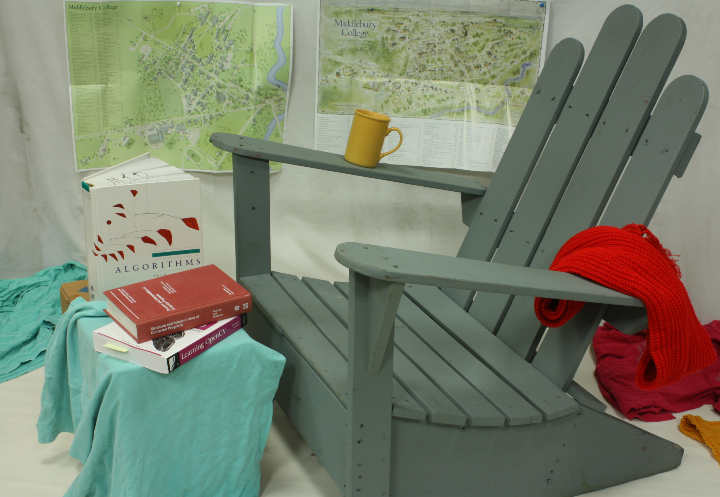
#> input picture Images/Adirondack_left.png, 720 x 497 px; its folder holds 2 pictures in this run
$ python sgm.py
#> lines starting #> are read from the running program, lines starting #| are printed output that depends on the picture; pictures that were not available may be replaced by others from this repository, and a replacement may not be noted
import numpy as np
import matplotlib.pyplot as plt
from skimage.io import imread
from skimage.color import rgb2gray
from skimage.transform import rescale
from skimage.util import view_as_windows
from scipy.ndimage import uniform_filter
import json


# [47 lines left out: function dp_chain, not called in this run]

def shift(im, dx, dy):
    n,m = im.shape
    bigim = np.zeros((3*n,3*m),im.dtype)
    bigim[n:2*n,m:2*m] = im
    x = n - dx
    y = m - dy
    return bigim[x : x + n, y : y + m]

def compute_cost_volume_sad(left_image, right_image, D, radius):
    """
    Sum of Absolute Differences (SAD) cost volume
    :param left_image: Left input image of size (H,W)
    :param right_image: Right input image of size (H,W)
    :param D: maximal disparity
    :param radius: Radius of the filter
    :return: cost volume of size (H,W,D)
    """
    H = left_image.shape[0]
    W = right_image.shape[1]
    cv_sad = np.zeros((H, W, D))

    for d in range(0, D):
        #Translate image by d, and compute similarity for that slice of cost volume.
        tr_right_image = shift(right_image, 0, d)
        diff_im = np.abs(left_image - tr_right_image) ##Absolute difference
        padded_diff_im = np.zeros((diff_im.shape[0] + 2 * radius , diff_im.shape[1] + 2 * radius))
        padded_diff_im[radius : radius + diff_im.shape[0], radius : radius + diff_im.shape[1]] = diff_im
        padded_diff_im_windows = view_as_windows(padded_diff_im, (radius * 2, radius * 2))

        padded_diff_im_windows = padded_diff_im_windows.reshape((padded_diff_im_windows.shape[0], padded_diff_im_windows.shape[1], -1))
        cv_sad[:, :, d] = np.sum(padded_diff_im_windows, axis = 2)[0 : H, 0: W]
        #print("Computed SAD for disparity slice, ", d)

    return cv_sad

def compute_cost_volume_ssd(left_image, right_image, D, radius):
    """
    Sum of Squared Differences (SSD) cost volume
    :param left_image: Left input image of size (H,W)
    :param right_image: Right input image of size (H,W)
    :param D: maximal disparity
    :param radius: Radius of the filter
    :return: cost volume of size (H,W,D)
    """
    H = left_image.shape[0]
    W = right_image.shape[1]
    cv_ssd = np.zeros((H, W, D))

    for d in range(0, D):
        #Translate image by d, and compute similarity for that slice of cost volume.
        tr_right_image = shift(right_image, 0, d)
        diff_im = (left_image - tr_right_image) ** 2 #Squared difference.
        padded_diff_im = np.zeros((diff_im.shape[0] + 2 * radius , diff_im.shape[1] + 2 * radius))
        padded_diff_im[radius : radius + diff_im.shape[0], radius : radius + diff_im.shape[1]] = diff_im
        padded_diff_im_windows = view_as_windows(padded_diff_im, (radius * 2, radius * 2))

        padded_diff_im_windows = padded_diff_im_windows.reshape((padded_diff_im_windows.shape[0], padded_diff_im_windows.shape[1], -1))
        cv_ssd[:, :, d] = np.sum(padded_diff_im_windows, axis = 2)[0 : H, 0: W]
        #print("Computed SSD for disparity slice, ", d)

    return cv_ssd


def compute_cost_volume_ncc(left_image, right_image, D, radius):
    """
    Normalized Cross Correlation (NCC) cost volume
    :param left_image: Left input image of size (H,W)
    :param right_image: Right input image of size (H,W)
    :param D: maximal disparity
    :param radius: Radius of the filter
    :return: cost volume of size (H,W,D)
    """
    H = left_image.shape[0]
    W = right_image.shape[1]
    cv_ncc = np.zeros((H, W, D))

    padded_left_image = np.zeros((left_image.shape[0] + 2 * radius , left_image.shape[1] + 2 * radius))
    padded_left_image[radius : radius + left_image.shape[0], radius : radius + left_image.shape[1]] = left_image
    padded_left_image_windows = view_as_windows(padded_left_image, (radius * 2, radius * 2))
    padded_left_image_windows = padded_left_image_windows.reshape((padded_left_image_windows.shape[0], padded_left_image_windows.shape[1], -1))
    pv = padded_left_image_windows
    p_mean = np.mean(pv, axis = 2)
    p_mean_3d = np.repeat(p_mean[:, :, np.newaxis], pv.shape[2], axis = 2)
    p = pv - p_mean_3d

    for d in range(0, D):
        #Translate image by d, and compute similarity for that slice of cost volume.
        tr_right_image = shift(right_image, 0, d)
        padded_tr_right_image = np.zeros((tr_right_image.shape[0] + 2 * radius , tr_right_image.shape[1] + 2 * radius))
        padded_tr_right_image[radius : radius + tr_right_image.shape[0], radius : radius + tr_right_image.shape[1]] = tr_right_image
        padded_tr_right_image_windows = view_as_windows(padded_tr_right_image, (radius * 2, radius * 2))
        padded_tr_right_image_windows = padded_tr_right_image_windows.reshape((padded_tr_right_image_windows.shape[0], padded_tr_right_image_windows.shape[1], -1))
        qv = padded_tr_right_image_windows

        q_mean = np.mean(qv, axis = 2)
        q_mean_3d = np.repeat(q_mean[:, :, np.newaxis], qv.shape[2], axis = 2)
        q = qv - q_mean_3d

        pq = p * q
        p2q2 = (p ** 2) * (q ** 2)

        cv_ncc[:, :, d] = (np.sum(pq, axis = 2) / np.sqrt(np.sum(p2q2, axis = 2)))[0: H, 0: W]

        #print("Computed NCC for disparity slice, ", d)

    return cv_ncc


def compute_mean(image, filter_size):
    mean_image = uniform_filter(image, filter_size, mode='constant')
    return mean_image


def get_pairwise_costs(H, W, D, L1, L2, weights=None):
    """
    :param H: height of input image
    :param W: width of input image
    :param D: maximal disparity
    :param weights: edge-dependent weights (necessary to implement the bonus task)
    :return: pairwise_costs of shape (H,W,D,D)
             Note: If weight=None, then each spatial position gets exactly the same pairwise costs.
             In this case the array of shape (D,D) can be broadcasted to (H,W,D,D) by using np.broadcast_to(..).
    """
    # TODO
    pairwise = np.ones((H, W, D, D))
    if(weights is None):
        L1 = 2
        L2 = 4
        dline = np.linspace(0, D, D)
        #print(dline.shape)
        dxx, dyy = np.meshgrid(dline, dline)
        #print(dxx.shape)
        #print(dyy.shape)
        dgrid = np.abs(dxx - dyy)
        #print(dgrid.shape)
        dgrid[(dgrid == 1)] = L1
        dgrid[(dgrid > 1)] = L2
        #print(H, W)
        for h in range(H):
          for w in range(W):
            pairwise[h, w, :, :] = dgrid

        return pairwise

    return None


# [44 lines left out: functions compute_sgm, calculate_accX, not called in this run]


def main():
    # Load input images
    images = ['Adirondack', 'cones']
    hyperparameters = [[1, 3], [4, 8], [10, 20], [0.1, 0.5], [0.01, 0.05], [100, 200]]
    radius = [1, 3, 5, 9, 15]
    X = [1, 2, 3]
    results = []

    for image in images:
      im0 = imread("Images/" + image +"_left.png")
#> im0 is the input picture: shape (497, 720, 3); mean R, G, B 122.5, 128.8, 110.1
      im1 = imread("Images/"+ image +"_right.png")
      mask = imread("Images/"+ image + "_mask.png")
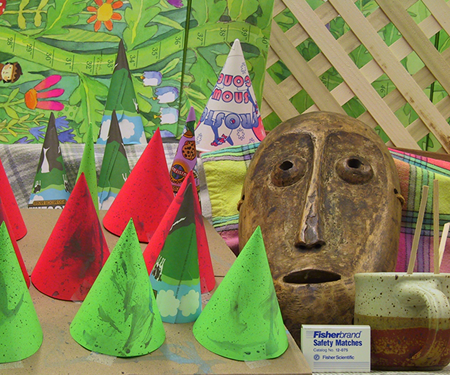
#> input picture Images/cones_left.png, 450 x 375 px, given in place of Adirondack_mask.png, which was not available
#> mask is the input picture: shape (375, 450, 3); mean R, G, B 132.6, 130.2, 82.3
      gt = imread("Images/"+ image + "_gt.png")

      im0g = rgb2gray(im0)
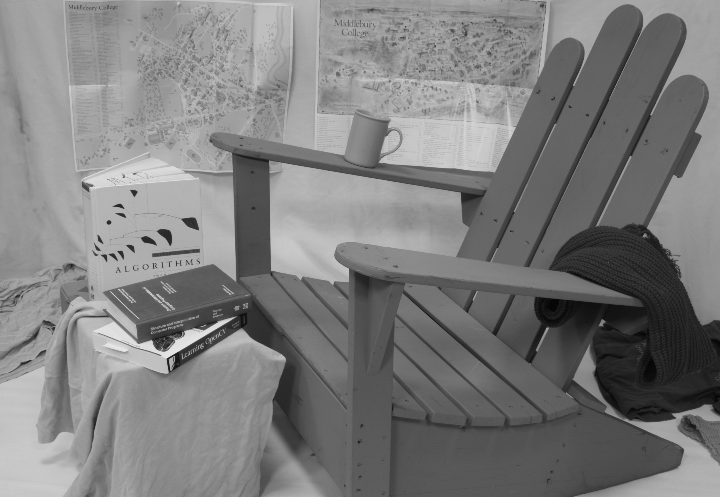
#> im0g: shape (497, 720) float64; min 0.0176, max 0.907, mean 0.495
      im1g = rgb2gray(im1)

      '''
      # Plot input images
      plt.figure(figsize=(8,4))
      plt.subplot(121), plt.imshow(im0g, cmap='gray'), plt.title('Left')
      plt.subplot(122), plt.imshow(im1g, cmap='gray'), plt.title('Right')
      plt.tight_layout()
      '''
      file_counter = 0

      for rad in radius:
        for [L1, L2] in hyperparameters:
          for accuX in X:
            # Use either SAD, NCC or SSD to compute the cost volume
            cv_sad = compute_cost_volume_sad(im0g, im1g, 64, rad)
            cv_ssd = compute_cost_volume_ssd(im0g, im1g, 64, rad)
            cv_ncc = -1*compute_cost_volume_ncc(im0g, im1g, 64, rad)

            print('loaded cv', X, L1, L2, rad)
        #    shimg = shift(im0g, 50, 0)

            #Compute winner takes all.
            disp_wta_sad = np.argmin(cv_sad, axis = 2)
            disp_wta_sad_counter = file_counter
            disp_wta_ssd = np.argmin(cv_ssd, axis = 2)
            disp_wta_ssd_counter = file_counter + 1
            disp_wta_ncc = np.argmin(cv_ncc, axis = 2)
            disp_wta_ncc_counter = file_counter + 2
            print('loaded wta')

            # Compute pairwise costs
            H, W, D = cv_sad.shape
            f = get_pairwise_costs(H, W, D, L1, L2)
            #f = np.load('pairwise.npy')
            print('loaded pairwise')
            #np.save('pairwise', f)

            # Compute SGM
            disp_sad = compute_sgm(cv_sad, f)
            disp_sad_counter = file_counter + 3
            disp_ssd = compute_sgm(cv_ssd, f)
            disp_ssd_counter = file_counter + 4
            disp_ncc = compute_sgm(cv_ncc, f)
            disp_ncc_counter = file_counter + 5
            print('loaded sgm')

            # Plot result
            fig, ax = plt.subplots(2, 3)

            ax[0,0].imshow(disp_wta_sad)
            ax[0,1].imshow(disp_wta_ssd)
            ax[0,2].imshow(disp_wta_ncc)
            ax[1,0].imshow(disp_sad)
            ax[1,1].imshow(disp_ssd)
            ax[1,2].imshow(disp_ncc)
            fig.savefig('results/'+ str(file_counter))

            np.save('results/' + str(disp_wta_sad_counter), disp_wta_sad, allow_pickle=True)
            np.save('results/' + str(disp_wta_ssd_counter), disp_wta_ssd, allow_pickle=True)
            np.save('results/' + str(disp_wta_ncc_counter), disp_wta_ncc, allow_pickle=True)
            np.save('results/' + str(disp_sad_counter), disp_sad, allow_pickle=True)
            np.save('results/' + str(disp_ssd_counter), disp_ssd, allow_pickle=True)
            np.save('results/' + str(disp_ncc_counter), disp_ncc, allow_pickle=True)

            # Accuracies
            accu_wta_sad = calculate_accX(disp_wta_sad, gt, mask, accuX)
            accu_wta_ssd = calculate_accX(disp_wta_ssd, gt, mask, accuX)
            accu_wta_ncc = calculate_accX(disp_wta_ncc, gt, mask, accuX)
            accu_sgm_sad = calculate_accX(disp_sad, gt, mask, accuX)
            accu_sgm_ssd = calculate_accX(disp_ssd, gt, mask, accuX)
            accu_sgm_ncc = calculate_accX(disp_ncc, gt, mask, accuX)

            # ['radius', 'local_matching_method', 'disparity_algo',
#            'L1', 'L2', 'accuX', 'image_name', 'accuracy',
#            'filename', 'plot_name']
            results.append([rad, 'sad', 'wta', L1, L2, accuX, image, accu_wta_sad,
                            'results/' + str(disp_wta_sad_counter), 'results/'+ str(file_counter)])

            results.append([rad, 'ssd', 'wta', L1, L2, accuX, image, accu_wta_ssd,
                            'results/' + str(disp_wta_ssd_counter), 'results/'+ str(file_counter)])

            results.append([rad, 'ncc', 'wta', L1, L2, accuX, image, accu_wta_ncc,
                            'results/' + str(disp_wta_ncc_counter), 'results/'+ str(file_counter)])

            results.append([rad, 'sad', 'sgm', L1, L2, accuX, image, accu_sgm_sad,
                            'results/' + str(disp_sad_counter), 'results/'+ str(file_counter)])

            results.append([rad, 'ssd', 'sgm', L1, L2, accuX, image, accu_sgm_ssd,
                            'results/' + str(disp_ssd_counter), 'results/'+ str(file_counter)])

            results.append([rad, 'ncc', 'sgm', L1, L2, accuX, image, accu_sgm_ncc,
                            'results/' + str(disp_ncc_counter), 'results/'+ str(file_counter)])


            plt.show()
            file_counter = file_counter + 6
            np.save('results/results', results, allow_pickle=True)
#> this loop made 1 pass
#> pass 1, in compute_cost_volume_ncc, `padded_left_image_windows = padded_left_image_windows.reshape((padded_..`:
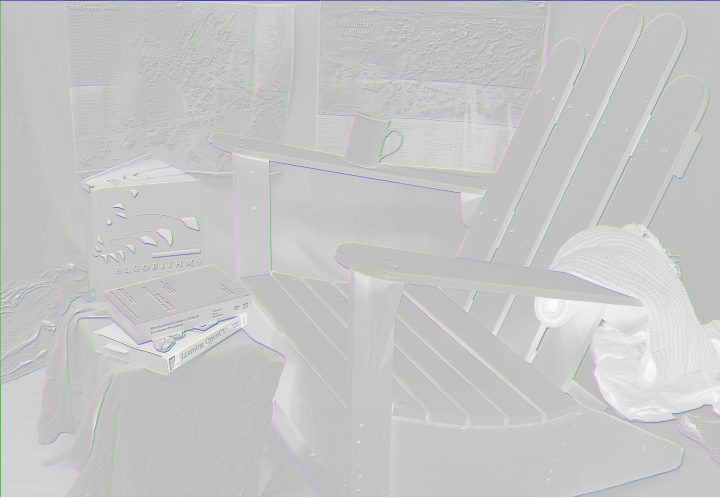
#> padded_left_image_windows: shape (498, 721, 4) float64; mean of channels 0, 1, 2, 3 0.493, 0.493, 0.493, 0.493; transparent parts drawn white
#> pass 1, in compute_cost_volume_ncc, `p = pv - p_mean_3d`:
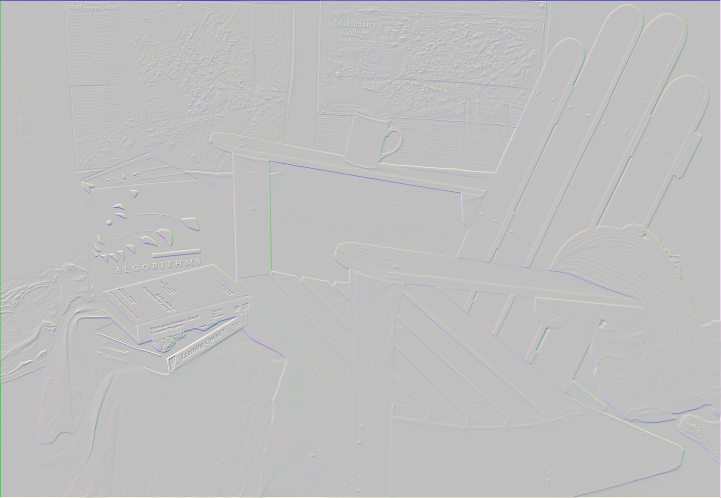
#> p: shape (498, 721, 4) float64; mean of channels 0, 1, 2, 3 -1.18e-17, 2.29e-18, -2.59e-18, -2.36e-17; transparent parts drawn white
#> after the loop:
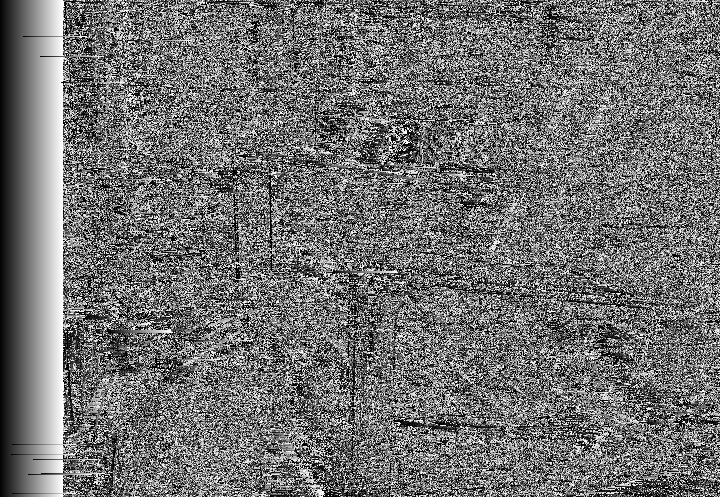
#> disp_wta_ncc: shape (497, 720) int64; min 0, max 63, mean 28; drawn with min black and max white
#> after the loop: disp_wta_sad: shape (497, 720) int64; every value is 0


if __name__== "__main__":
#> (the run stopped early here; a loop or call above may not have finished)
